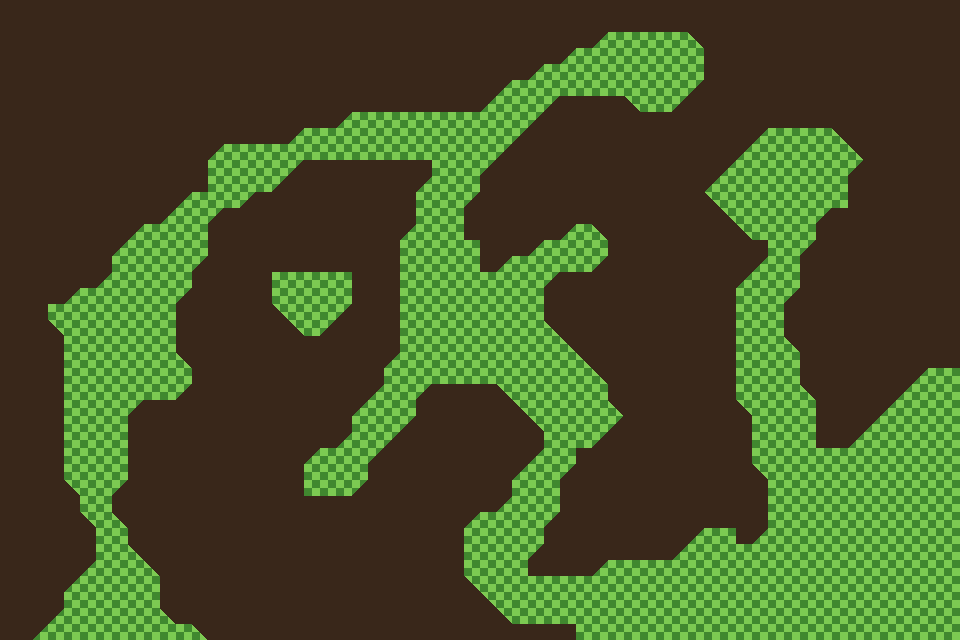

The image is a tile-based game level rendered from a .tmx file. Its description and source (layers, tilesets, objects; grid data summarised) follow:
An orthogonal 60x40 tile map with 16x16 px tiles, 2 tile layers (Tile Layer 1, Tile Layer 2).

<map version="1.0" orientation="orthogonal" renderorder="right-down" width="60" height="40" tilewidth="16" tileheight="16" nextobjectid="1">
 <tileset firstgid="1" source="../../../engine/tileset/dev.tsx" />
 <layer name="Tile Layer 1" width="60" height="40">
  <data>[2400 cells, 2400 non-empty, 2 distinct tile ids]</data>
 </layer>
 <layer name="Tile Layer 2" width="60" height="40">
  <data>[2400 cells, 116 non-empty, 4 distinct tile ids]</data>
 </layer>
</map>
